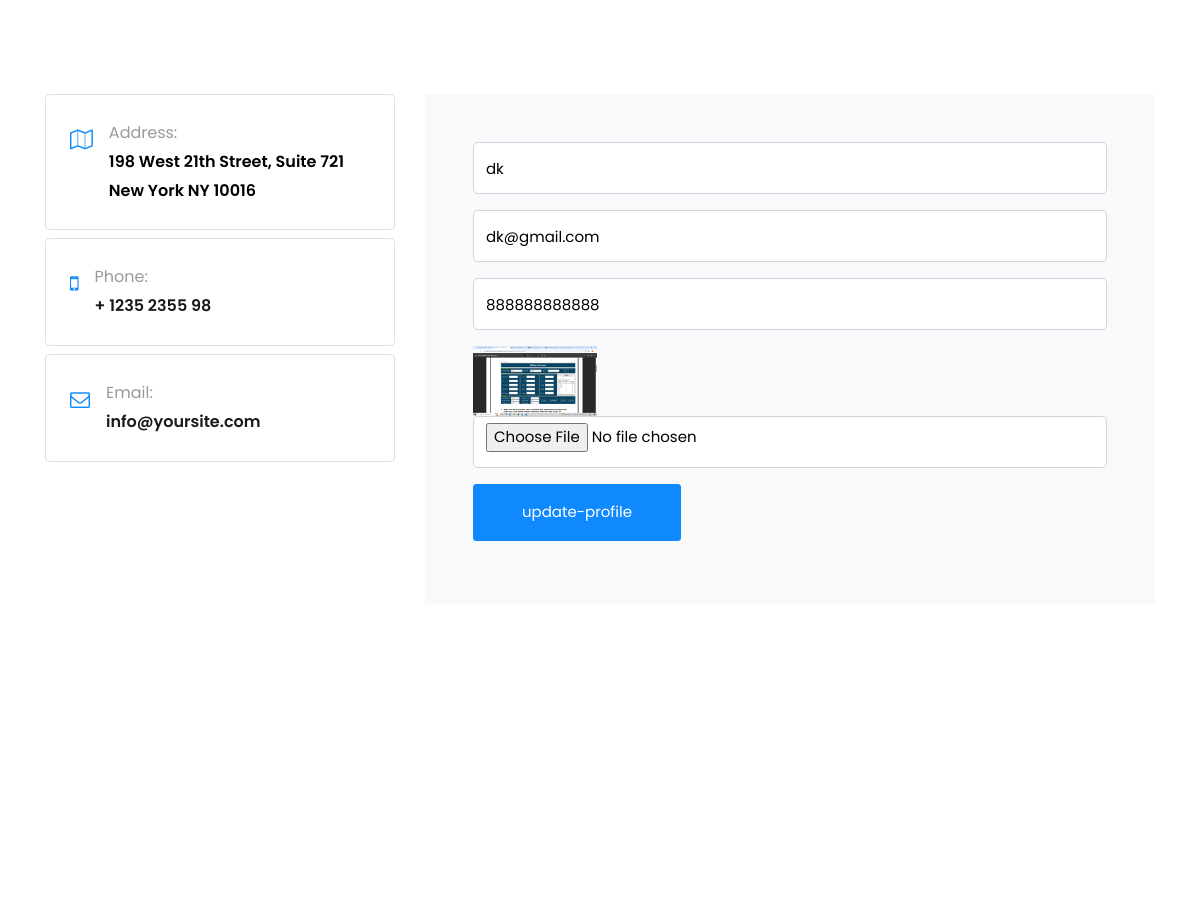
The app's page /uprofile/ (signed in, middle part), older data.
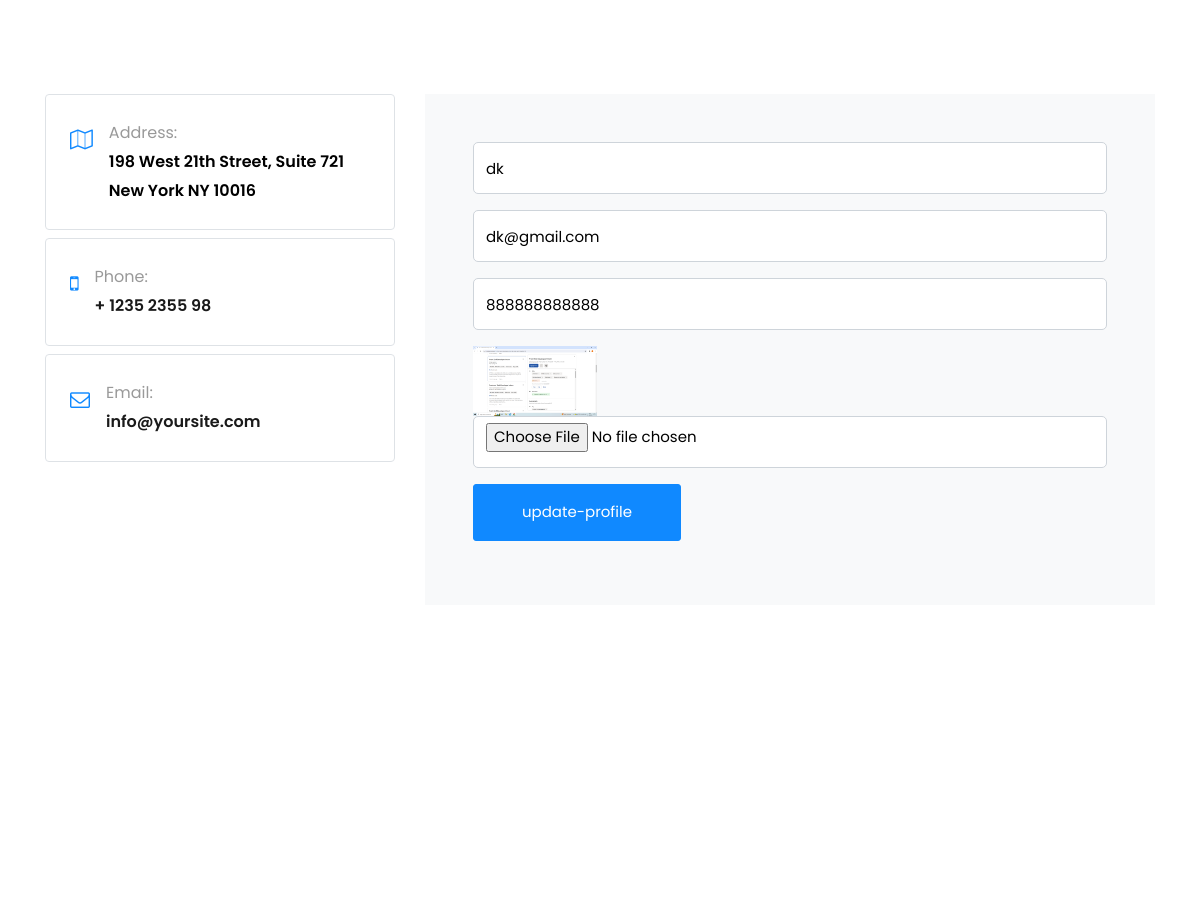
The same page, newer data.
### myapp/models.py (models this page shows, shortened)
class User(models.Model):
    name = models.CharField(max_length=40)
    email = models.EmailField()
    mobile = models.BigIntegerField()
    password = models.CharField(max_length=30)
    profile = models.ImageField(default="",upload_to="profile/")
    usertype = models.CharField(max_length=20,default="customer")

### myapp/views.py (the view)
# urls.py: path('uprofile/', views.uprofile, name='uprofile'),
def uprofile(request):
    user = User.objects.get(email = request.session['email'])
    if request.method == "POST":
        user.name = request.POST['name']
        user.mobile = request.POST['mobile']
        try:
            user.profile = request.FILES['profile']
            user.save()
            request.session['profile']=user.profile.url
        except:
            pass
        user.save()
        if user.usertype == "customer":
            return redirect('index')
        else:
            return redirect('bindex')
    else:
        if user.usertype == "customer":
            return render(request,'uprofile.html',{'user':user})
        else:
            return render(request,'buprofile.html',{'user':user})

### myapp/templates/uprofile.html (shortened to what this page needs)
{% extends "header.html" %}
{% load static %}
{% block content %}
<!DOCTYPE html>
<html lang="en">
    <section class="ftco-section contact-section">
      <div class="container">
        <div class="row d-flex mb-5 contact-info">
        	<div class="col-md-4">
        		<div class="row mb-5">
		          <div class="col-md-12">
		          	<div class="border w-100 p-4 rounded mb-2 d-flex">
			          	<div class="icon mr-3">
			          		<span class="icon-map-o"></span>
			          	</div>
			            <p><span>Address:</span> 198 West 21th Street, Suite 721 New York NY 10016</p>
			          </div>
		          </div>
		          <div class="col-md-12">
		          	<div class="border w-100 p-4 rounded mb-2 d-flex">
			          	<div class="icon mr-3">
			          		<span class="icon-mobile-phone"></span>
			          	</div>
			            <p><span>Phone:</span> <a href="tel://1234567920">+ 1235 2355 98</a></p>
			          </div>
		          </div>
		          <div class="col-md-12">
		          	<div class="border w-100 p-4 rounded mb-2 d-flex">
			          	<div class="icon mr-3">
			          		<span class="icon-envelope-o"></span>
			          	</div>
			            <p><span>Email:</span> <a href="mailto:info@yoursite.com">info@yoursite.com</a></p>
			          </div>
		          </div>
		        </div>
          </div>
          <div class="col-md-8 block-9 mb-md-5">
            <form action="{% url 'uprofile' %}" class="bg-light p-5 contact-form" method="post" enctype="multipart/form-data">
              <div class="form-group">
                <input type="text" class="form-control" placeholder="Your Name" name="name" value="{{user.name}}">
              </div>
              <div class="form-group">
                <input type="email" class="form-control" placeholder="E-mail" name="email" value="{{user.email}}" readonly>
              </div>
              <div class="form-group">
                <input type="number" class="form-control" placeholder="mobile" name="mobile" value="{{user.mobile}}">
              </div>
              <img src="{{user.profile.url}}" height="70px" alt="">
              <div class="form-group">
                <input type="file" class="form-control" name="profile">
              </div>
              <div class="form-group">
                <input type="submit" value="update-profile" class="btn btn-primary py-3 px-5">
              </div>
            </form>
          </div>
        </div>
        <div class="row justify-content-center">
        	<div class="col-md-12">
        		<div id="map" class="bg-white"></div>
        	</div>
        </div>
      </div>
    </section>
    {% endblock %}

Row changes from the older to the newer data that the page shows:
changed User "dk": profile: a different picture
